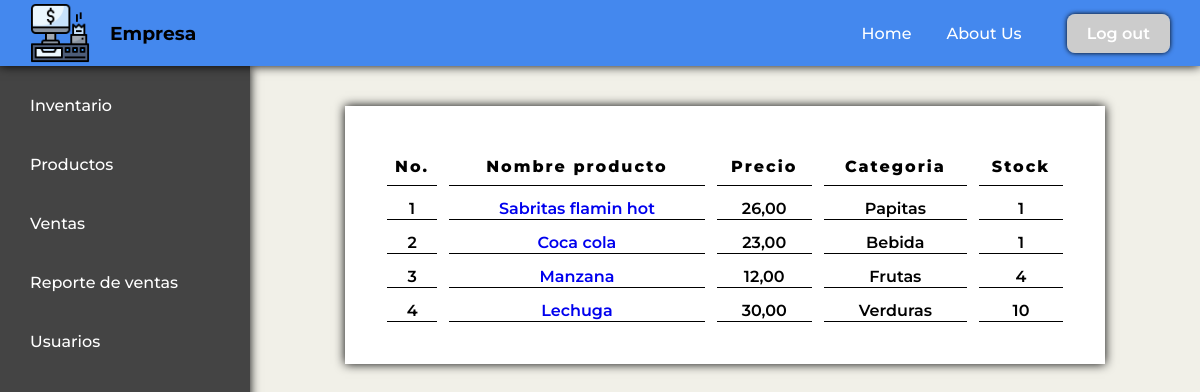
Screenshot of /inventory/ with the database file from the repository.
### productos/models.py (models this page shows, shortened)
class Producto(models.Model):
    id_unico = models.UUIDField(default=uuid.uuid4, editable=False, unique=True)
    categoria = models.CharField(max_length=100)
    nombre = models.CharField(max_length=200, unique=True)
    precio = models.DecimalField(max_digits=10, decimal_places=2)
    stock = models.IntegerField()
    descripcion = models.TextField(blank=True, null=True)

### core/views.py (the view)
# urls.py: path('inventory/', views.inventory, name='inventory'),
def inventory(request):
    productos = Producto.objects.all()
    return render(request, 'core/inventory.html', {'productos':productos})

### core/templates/core/inventory.html (shortened to what this page needs)
{% extends 'core/base.html' %}
{% load static %}
{% block css-styles %}
    <link rel="stylesheet" href="{% static 'core/css/inventory-style.css' %}">
{% endblock css-styles %}
{% block content %}
<div class="main-box">
  <table class="table">
    <thead>
        <tr>
          <th>No.</th>
          <th>Nombre producto</th>
          <th>Precio </th>
          <th>Categoria</th>
          <th>Stock</th>
        </tr>
    </thead>
    <tbody>
      {% for producto in productos %}
        <tr>
          <td>{{ forloop.counter }}</td>
          <td><a href="{% url 'modify_product' producto.id_unico %}">{{producto.nombre}}</a></td>
          <td>{{producto.precio}}</td>
          <td>{{producto.categoria}}</td>
          <td>{{producto.stock}}</td>
        </tr>
      {% endfor %}
    </tbody>
  </table>
</div>
{% endblock content %}

### core/static/core/css/base-style.css (style rules this page uses)
body { font-family: "Montserrat",sans-serif; font-weight: 500; box-sizing: border-box; min-height: 100vh; }
body,html { margin: 0; padding: 0; overflow: hidden; }
* { box-sizing: border-box; }

### core/static/core/css/inventory-style.css (style rules this page uses)
body { background-color: #F1F0E8; }
.main-box { display: flex; width: 100%; max-width: 80%; background-color: #fff; margin-top: 40px; box-shadow: 0px 0px 10px #000; }
.table { width: 100%; margin: 20px; padding: 10px; border-spacing: 12px; }
.table td, th { font-weight: 600; border: none; border-bottom: 1px solid #000; text-align: center; }
th { font-weight: 800; letter-spacing: 2px; }
.table a { text-decoration: none; }
.table th { line-height: 35px; }

### rows the page displays
Producto: nombre "Sabritas flamin hot", precio "26,00", categoria "Papitas", stock "1"
Producto: nombre "Coca cola", precio "23,00", categoria "Bebida", stock "1"
Producto: nombre "Manzana", precio "12,00", categoria "Frutas", stock "4"
Producto: nombre "Lechuga", precio "30,00", categoria "Verduras", stock "10"
